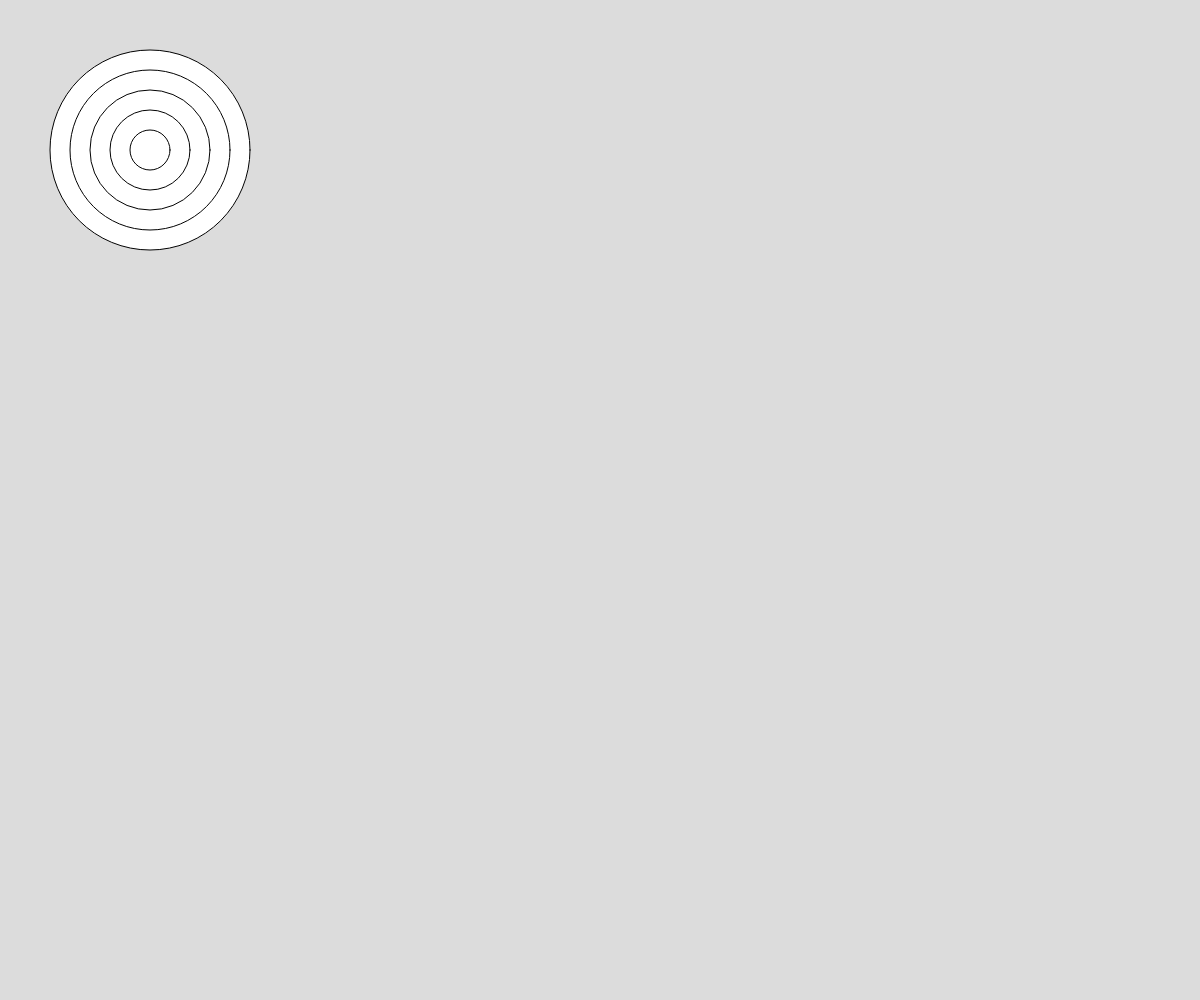
Frame 1 (no input)
Frame 60 (no input): identical to frame 1, image omitted
Frame 120 (the mouse pressed at the canvas centre since frame 60): identical to frame 1, image omitted

The p5.js sketch that drew this single still picture (run headless with seeded random() and noise() and a simulated clock; from frame 60 on, the mouse is pressed at the canvas centre):

// p5.js sketch
// ── sketch.js
// Project Title
// Your Name
// Date
//
// Extra for Experts:
// - describe what you did to take this project "above and beyond"

let x = 150;
let y = 150;


function setup() {
  createCanvas(windowWidth, windowHeight);

}

function drawTargetWhile(){
  let diameter = 200;
  let counter = 0;
  while (counter < 5){
    ellipse(width/2, height/2, diameter, diameter);
    diameter -= 40;
    counter++;
  }
}

function drawTargetFor(){

  for (let i = 5; i > 0; i--){
    ellipse(x, y, i*40, i*40);
  }
}

function draw() {
  background(220);
  //drawTargetWhile();
  drawTargetFor();

}
